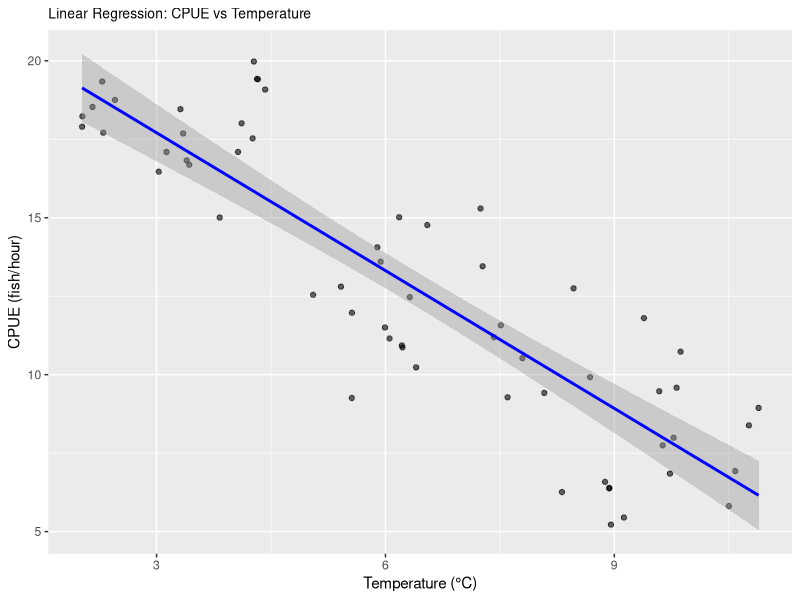

This figure's R source:
# homework 4

# Question 1
x = 1.1
a = 2.2
b = 3.3

# a.
z <- x^a^b
print(z)

# b.
z <- (x^a)^b
print(z)

# c. 
z <- 3*x^3 + 2*x^2 + 1
print(z)

# Question 2
?rep()
?seq()

# a.
rep(c(seq(1,8), seq(7,1)))

# b.
rep(rep(1:5, times = 1:5))

# c.
rep(5:1, times = 1:5)

# Question 3
?asin() 
?acos()
?atan()
?runif

# Make the two random uniform vectors
set.seed(123)
x <- runif(1)
print(x)
y <- runif(1)
print(y)

# Convert to polar coordinates
polar <- sqrt(x^2 + y^2)

theta = atan2(y,x)

print("Polar coordinates:")
print(c("r =", polar))
print(c("θ (in radians) =", theta))
print(c("θ (in degrees) =", theta * (180/pi)))

# Question 4
queue <- c("sheep", "fox", "owl", "ant")
queue <- c("sheep", "fox", "owl", "ant", "serpent")
queue <- c("donkey", "sheep", "fox", "owl", "ant", "serpent")
queue <- c("donkey", "sheep", "fox", "owl", "ant")
queue <- c("donkey", "sheep", "fox", "ant")
queue <- c("donkey", "sheep", "fox", "aphid", "ant")

# the aphid is the 4th in line

# Question 5
# Create sequence from 1 to 100
numbers <- 1:100

# vector of all of the integers from 1 to 100 that are not divisible by 2, 3, or 7
result <- numbers[numbers %% 2 != 0 & numbers %% 3 != 0 & numbers %% 7 != 0]
print(result)


# homework 5 ---------------------------------------

# Question 1 : Assign to the variable n_dims a single random integer between 3 and 10.
# make this reproducible by using the set.seed() however, if you want new numbers you can comment this out
# set.seed(25) 
# randomly assign a single random integer between 3 and 10 
n_dims <- sample(3:10, 
                 size = 1)
print(n_dims)

# part a: Create a vector of consecutive integers from 1 to n_dims^2. 
# we need to create a vector of numbers 1: n_dims^2
numbers <- 1:(n_dims^2)
print(numbers)

#part b: Use the sample function to randomly reshuffle these values.
numbers <- sample(numbers)
print(numbers)

# part c: create a square matrix with these elements.
# this needs to be square so we need to use 9 X 9 matrix because
square_matrix <- matrix(numbers, 
                 nrow = n_dims, 
                 ncol = n_dims)

# part d: print out the matrix.
print(square_matrix)

# part e: find a function in r to transpose the matrix.
# I found the t() function to transpose my 9 X 9 matrix
transposed <- t(square_matrix)

# part f: print it out again and note how it has changed.
print(transposed) # it flipped flopped the columns and the rows in the matrix. For example, the value in [1,2] of 67 for the square_matrix matrix moved to [2,1] in the transposed matrix

# part g: calculate the sum and the mean of the elements in the first row and then the last row.
# For the first row of the transposed matrix
sum_first_row <- sum(transposed[1, ])
print(sum_first_row)
mean_first_row <- mean(transposed[1, ])
print(mean_first_row)

# For the last row of the transposed matrix
sum_last_row <- sum(transposed[n_dims, ])
print(sum_last_row)
mean_last_row <- mean(transposed[n_dims, ])
print(mean_last_row)

# part h: read about the eigen() function and use it on your matrix
?eigen()

eigen_matrix <- eigen(transposed)
print(eigen_matrix)

# part i: look carefully at the elements of $values and $vectors in the output. What kind of numbers are these?
eigen_matrix$values
eigen_matrix$vectors

# I have read the R help file on the output from the eigen() function. The help file states that the values and vectors may contain complex numbers. 

# part j: dig in with the typeof() function to figure out their type.

# Check the typeof() for the values of of the eigen matrix
typeof(eigen_matrix$values) 
# this returned that the values are complex

# What is the typeof() of the vectors in the eigen table?
typeof(eigen_matrix$vectors)
# This also returned a complex type

# part k: if have set your code up properly, you should be able to re-run it and create a matrix of different size because n_dims will change.

# I re ran the code and it changed the n_dims. However, if I wanted to keep the same table, I would run the set.seed() function to prevent it from changing each time and it is reproducible. 


# Question 2 ----------------------------------
# part a: Create a list with the following named elements: my_matrix, which is a 4 x 4 matrix filled with random uniform values
my_matrix <- matrix(runif(16), nrow = 4, ncol = 4)
print(my_matrix)

# part b: my_logical which is a 100-element vector of TRUE or FALSE values. Do this efficiently by setting up a vector of random values and then applying an inequality to it.
my_logical <- runif(100) > 0.5
print(my_logical)

# part c: my_letters, which is a 26-element vector of all the lower-case letters in random order.
my_letters <- sample(letters)
print(my_letters)

# Now I need to create a list of all of these. 
# Create the list with all three named elements
my_list <- list(
  my_matrix = my_matrix,
  my_logical = my_logical,
  my_letters = my_letters
)
str(my_list)
print(my_list)

# part d: create a new list, which has the element[2,2] from the matrix, the second element of the logical vector, and the second element of the letters vector.
my_list2 <- list(
  matrix_element = my_list$my_matrix[2,2],
  logical_element = my_list$my_logical[2],
  letter_element = my_list$my_letters[2]
)
str(my_list2)
print(my_list2)

# part e: use the typeof() function to confirm the underlying data types of each component in this list
typeof(my_list2$matrix_element) # double
typeof(my_list2$logical_element) # logical
typeof(my_list2$letter_element) # character

# part f: combine the underlying elements from the new list into a single atomic vector with the c() function.
vector <- c(my_list2$matrix_element,
            my_list2$logical_element,
            my_list2$letter_element)

# part g: what is the data type of this vector?
typeof(vector)
# it is a character

# Question 3 ------------------------------------
# part a: Create a data frame with the two variables (= columns) and 26 cases (= rows) below: call the first variable my_unis and fill it with 26 random uniform values from 0 to 10
# First we need to create my_unis
# part b: call the second variable my_letters and fill it with 26 capital letters in random order.
# now we need to make my_letters
my_df <- data.frame(
  my_unis = runif(26, min = 0, max = 10),
  my_letters = sample(LETTERS)
)
print(my_df)

# part c: for the first variable, use a single line of code in R to select 4 random rows and replace the numerical values in those rows with NA.
my_df$my_unis[sample(1:26, 4)] <- NA 

# part d: for the first variable, write a single line of R code to identify which rows have the missing values.
which(is.na(my_df$my_unis)) # columns 4, 5, 18, 21 have missing columns

# part e: re-order the entire data frame to arrange the second variable in alphabetical order
my_df <- my_df[order(my_df$my_letters), ]

# part f: calculate the column mean for the first variable.
mean_variable1 <- mean(my_df$my_unis, na.rm = TRUE) # 5.15755






# Homework 6 --------------------------

# Question 1. Think about an ongoing study in your lab (or a paper you have read in a different class), and decide on a pattern that you might expect in your experiment if a specific hypothesis were true.

# I am in Dr. Mark Henderson's lab studying catch per unit effort (CPUE; fish/hr) of Atlantic Salmon in Lake Champlain using boat electrofishing. We have generated CPUE of Atlantic Salmon catch rates for a sampling protocol for fish collection for acoustic telemetry studies. Understanding the optimal sampling time is beneficial for us because we want to be most efficient while collecting fish in the field. We are interested in how the water temperature of Lake Champlain effects the CPUE of Atlantic Salmon. We hypothesize that as the water temperature increases, the CPUE of Atlantic Salmon will decrease because the Atlantic Salmon will be in deeper water and out of the electrical field where we are shocking (<15 ft.). The Atlantic Salmon are cold-water fish and want to live in the cooler and deeper waters when the surface temperature is higher. 

# Question 2. To start simply, assume that the data in each of your treatment groups follow a normal distribution. Specify the sample sizes, means, and variances for each group that would be reasonable if your hypothesis were true. You may need to consult some previous literature and/or an expert in the field to come up with these numbers.

# Question 3. Using the methods we have covered in class, write code to create a random data set that has these attributes. Organize these data into a data frame with the appropriate structure.
library(ggplot2)
library(dplyr)

# Set seed for reproducibility
# set.seed(25)

# Create the data
?rnorm()

low <- data.frame(
  temp_group = "Low (2-4.9°C)",
  CPUE = rnorm(n = 20, mean = 18, sd = 1.2),
  temperature = runif(20, 2, 4.9));low

medium <- data.frame(
  temp_group = "Medium (5-7.9°C)",
  CPUE = rnorm(n = 20, mean = 12, sd = 1.5),
  temperature = runif(20, 5, 7.9));medium

high <- data.frame(
  temp_group = "High (8-10.9°C)",
  CPUE = rnorm(n = 20, mean = 8, sd = 2),
  temperature = runif(20, 8, 10.9));high

# combine all of the the datasets together to make a big dataset with low, medium, and high datasets
data <- rbind(low, medium, high)

# Question 4. Now write code to analyze the data (probably as an ANOVA or regression analysis, but possibly as a logistic regression or contingency table analysis. Write code to generate a useful graph of the data.

# First, we can do a linear regression on the continuous variables 
# Fit linear model
linear_regression <- lm(CPUE ~ temperature, data = data)

my_out <- c(slope=summary(linear_regression)$coefficients[2,1],
            p_value=summary(linear_regression)$coefficients[2,4],
            r_squared = summary(linear_regression)$r.squared);my_out

print(summary(linear_regression))

## 

# 3. Visualizations
# Create scatter plot with regression line
scatter_plot <- ggplot(data, aes(x = temperature, y = CPUE)) +
  geom_point(alpha = 0.6) +
  geom_smooth(method = "lm", color = "blue") +
  labs(
    title = "Linear Regression: CPUE vs Temperature",
    x = "Temperature (°C)",
    y = "CPUE (fish/hour)"
  ) + theme(plot.title = element_text(size = 10));scatter_plot


# Question 5. Try running your analysis multiple times to get a feeling for how variable the results are with the same parameters, but different sets of random numbers.

## I have rerun the code above so that the random numbers change each time to see the differences!

# Question 6. Now, using a series of for loops, adjust the parameters of your data to explore how they might impact your results/analysis, and store the results of your for loops into an object so you can view it. For example, what happens if you were to start with a small sample size and then re-run your analysis? Would you still get a significant result? What if you were to increase that sample size by 5, or 10? How small can your sample size be before you detect a significant pattern (p < 0.05)? How small can the differences between the groups be (the “effect size”) for you to still detect a significant pattern?
# Set seed for reproducibility
set.seed(25)

# Change sample sizes
m <- c(2,3,4,5,6,7,8,9,10,15)
for (i in seq_along(m)){
  print(m[i])
  low <- data.frame(
    temp_group = "Low (2-4.9°C)",
    CPUE = rnorm(n = m[i], mean = 10, sd = 1.2),
    temperature = runif(m[i], 2, 4.9));low
  
  medium <- data.frame(
    temp_group = "Medium (5-7.9°C)",
    CPUE = rnorm(n = m[i], mean = 6, sd = 1.3),
    temperature = runif(m[i], 5, 7.9));medium
  
  high <- data.frame(
    temp_group = "High (8-10.9°C)",
    CPUE = rnorm(n = m[i], mean = 4, sd = 1.3),
    temperature = runif(m[i], 8, 10.9));high
  data <- rbind(low, medium, high)
  linear_regression <- lm(CPUE ~ temperature, data = data)
  
  my_out <- c(slope=summary(linear_regression)$coefficients[2,1],
              p_value=summary(linear_regression)$coefficients[2,4],
              r_squared = summary(linear_regression)$r.squared);my_out
  
  print(summary(linear_regression))
  
}

# I wanted to test if changing the sample sizes would impact the p-value and r-squared of the regression. I found a significant difference (p < 0.05) with 20 samples, so I wanted to see how if I decreased the sample size that at what sample size I would not see a significant difference. Therefore, I created a for loop and included various sample sizes and found that at 2 sample sizes, I did not see a significant difference. So, a sample size of 3 would be the effective sample size (this is the answer for Question 7). 

# Change the means for each temp group for sample size of 20
mean_low <- c(5, 6, 7, 8, 9, 10, 11)
for (i in seq_along(mean_low)){
  print(mean_low[i])
  low <- data.frame(
    temp_group = "Low (2-4.9°C)",
    CPUE = rnorm(n = 20, mean = mean_low[i], sd = 1.2),
    temperature = runif(20, 2, 4.9));low
  
  medium <- data.frame(
    temp_group = "Medium (5-7.9°C)",
    CPUE = rnorm(n = m[i], mean = 6, sd = 1.3),
    temperature = runif(m[i], 5, 7.9));medium
  
  high <- data.frame(
    temp_group = "High (8-10.9°C)",
    CPUE = rnorm(n = m[i], mean = 4, sd = 1.3),
    temperature = runif(m[i], 8, 10.9));high
  data <- rbind(low, medium, high)
  linear_regression <- lm(CPUE ~ temperature, data = data)
  
  my_out <- c(slope=summary(linear_regression)$coefficients[2,1],
              p_value=summary(linear_regression)$coefficients[2,4],
              r_squared = summary(linear_regression)$r.squared);my_out
  
  print(summary(linear_regression))
  
}

## The lower the mean is for the low temperature group, the less the p value gets from the regression analysis. This does mot really have any significant management implications because you really can not alter the means (the data is the data that you collect) however, for practicing the for loop, it was helpful to do. 

# Question 7. Alternatively, for the effect sizes you originally hypothesized, what is the minimum sample size you would need in order to detect a statistically significant effect? Again, run the model a few times with the same parameter set to get a feeling for the effect of random variation in the data.

## See the comment in Question #6. The effective sample size to detect a significant difference in the linear regression would be 

# Question 8. Write up your results in a markdown file, organized with headers and different code chunks to show your analysis. Be explicit in your explanation and justification for sample sizes, means, and variances.

## Check Homework_6 tab for Markdown